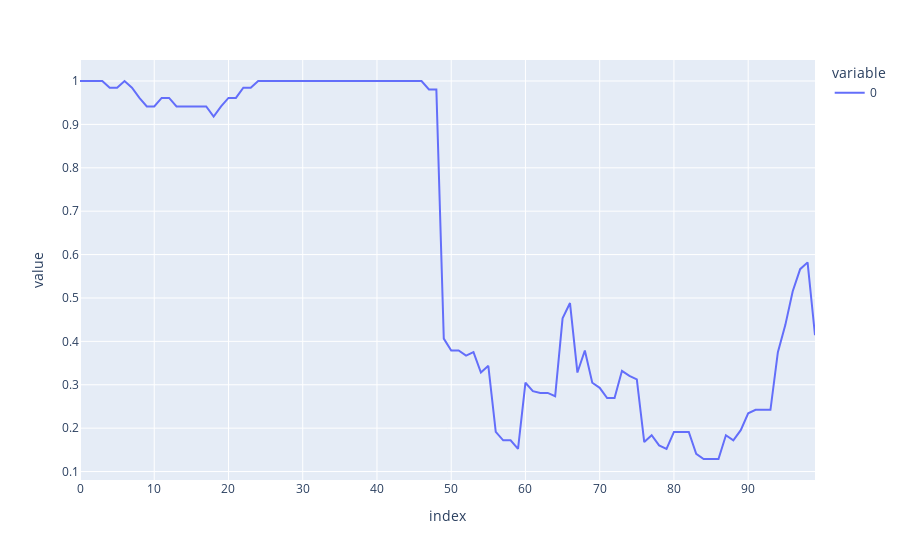

This figure's notebook cell:
### Code cell
fig = px.line(city.history.contentment)
fig.show()

### Figure 1 — Plotly figure (JSON) as saved in the notebook; plotly's stock layout.template omitted (floating-point values rounded to 4 significant figures)
{"data": [{"hovertemplate": "variable=0<br>index=%{x}<br>value=%{y}<extra></extra>", "legendgroup": "0", "line": {"color": "#636efa", "dash": "solid"}, "marker": {"symbol": "circle"}, "mode": "lines", "name": "0", "orientation": "v", "showlegend": true, "type": "scatter", "x": [0, 1, 2, 3, 4, 5, 6, 7, 8, 9, 10, 11, 12, 13, 14, 15, 16, 17, 18, 19, 20, 21, 22, 23, 24, 25, 26, 27, 28, 29, 30, 31, 32, 33, 34, 35, 36, 37, 38, 39, 40, 41, 42, 43, 44, 45, 46, 47, 48, 49, 50, 51, 52, 53, 54, 55, 56, 57, 58, 59, 60, 61, 62, 63, 64, 65, 66, 67, 68, 69, 70, 71, 72, 73, 74, 75, 76, 77, 78, 79, 80, 81, 82, 83, 84, 85, 86, 87, 88, 89, 90, 91, 92, 93, 94, 95, 96, 97, 98, 99], "xaxis": "x", "y": [1, 1, 1, 1, 0.9844, 0.9844, 1, 0.9844, 0.9609, 0.9414, 0.9414, 0.9609, 0.9609, 0.9414, 0.9414, 0.9414, 0.9414, 0.9414, 0.918, 0.9414, 0.9609, 0.9609, 0.9844, 0.9844, 1, 1, 1, 1, 1, 1, 1, 1, 1, 1, 1, 1, 1, 1, 1, 1, 1, 1, 1, 1, 1, 1, 1, 0.9805, 0.9805, 0.4062, 0.3789, 0.3789, 0.3672, 0.375, 0.3281, 0.3438, 0.1914, 0.1719, 0.1719, 0.1523, 0.3047, 0.2852, 0.2812, 0.2812, 0.2734, 0.4531, 0.4883, 0.3281, 0.3789, 0.3047, 0.293, 0.2695, 0.2695, 0.332, 0.3203, 0.3125, 0.168, 0.1836, 0.1602, 0.1523, 0.1914, 0.1914, 0.1914, 0.1406, 0.1289, 0.1289, 0.1289, 0.1836, 0.1719, 0.1953, 0.2344, 0.2422, 0.2422, 0.2422, 0.375, 0.4375, 0.5156, 0.5664, 0.582, 0.4141], "yaxis": "y"}], "layout": {"legend": {"title": {"text": "variable"}, "tracegroupgap": 0}, "margin": {"t": 60}, "xaxis": {"anchor": "y", "domain": [0, 1], "title": {"text": "index"}}, "yaxis": {"anchor": "x", "domain": [0, 1], "title": {"text": "value"}}}}
